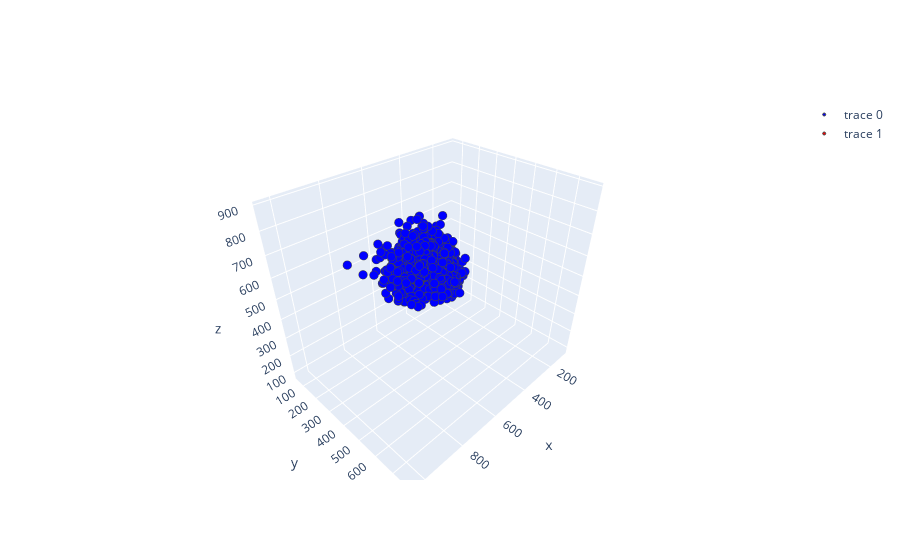

The notebook cell saved with this chart:
### Markdown cell above
# Men vs Women Lifting Graph

### Code cell
grapable_df = df.sample(10_000)
men = grapable_df[grapable_df['sex']=='M']
women = grapable_df[grapable_df['sex']=='F']

men_scatter = go.Scatter3d(x=men.squat, 
                     y=men.bench, 
                     z=men.deadlift,
                     mode='markers',
                     marker=dict(size=3,
                                line=dict(width=1),
                                color="blue"),
                     text=men.sex)
                     
women_scatter = go.Scatter3d(x=women.squat, 
                     y=women.bench, 
                     z=women.deadlift,
                     mode='markers',
                     marker=dict(size=3,
                                line=dict(width=1),
                                color="red"),
                     text=women.sex)

data_comp = [men_scatter, women_scatter]
fig = go.Figure(data_comp)
fig.show()

### Figure 1 — Plotly figure (JSON) as saved in the notebook; plotly's stock layout.template omitted (floating-point values rounded to 4 significant figures; data arrays with more than 128 entries replaced by an {"elided": "..."} marker saying what was removed)
{"data": [{"marker": {"color": "blue", "line": {"width": 1}, "size": 3}, "mode": "markers", "text": {"elided": "7068 str values"}, "type": "scatter3d", "x": {"elided": "7068 int values"}, "y": {"elided": "7068 int values"}, "z": {"elided": "7068 int values"}}, {"marker": {"color": "red", "line": {"width": 1}, "size": 3}, "mode": "markers", "text": {"elided": "2932 str values"}, "type": "scatter3d", "x": {"elided": "2932 int values"}, "y": {"elided": "2932 int values"}, "z": {"elided": "2932 int values"}}], "layout": {}}
